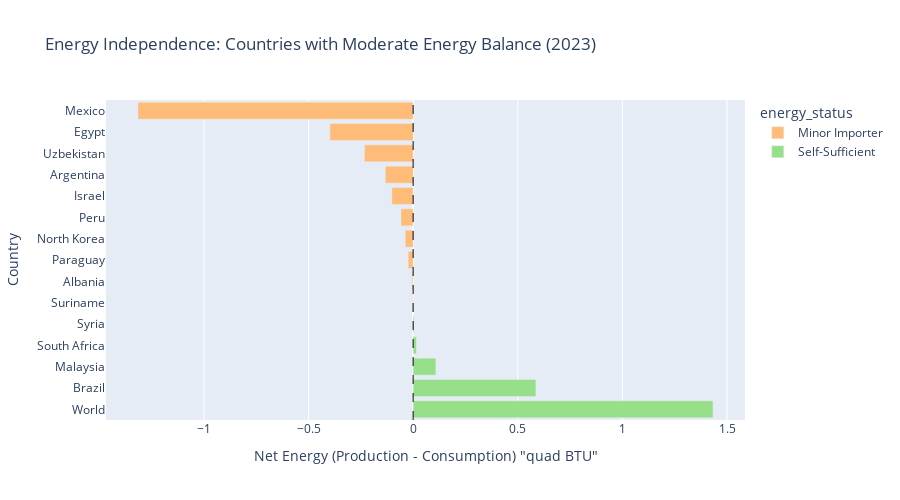

Write notebook code for a chart like this one.
### Code cell
# GRAPH 2: Countries with Moderate Energy Balance (Non-Extreme Cases)

moderate_countries = df[df['energy_status'].isin(['Self-Sufficient', 'Minor Importer'])]
moderate_countries = moderate_countries.sort_values('net_energy').head(15)

# Create the second graph - Moderate Energy Balance Countries
fig2 = px.bar(
    moderate_countries, 
    x='net_energy', 
    y='country',
    color='energy_status',
    color_discrete_map={
        'Self-Sufficient': '#98df8a',      # Light green
        'Minor Importer': '#ffbb78',       # Light orange
    },
    title=f'Energy Independence: Countries with Moderate Energy Balance ({df["year"].iloc[0]})',
    labels={'net_energy': 'Net Energy (Production - Consumption)', 'country': 'Country'},
    height=500
)

# Add a vertical line at x=0
fig2.add_vline(x=0, line_width=1, line_dash="dash", line_color="black")

# Improve layout
fig2.update_layout(
    xaxis_title='Net Energy (Production - Consumption) "quad BTU"',
    yaxis_title='Country',
    font=dict(size=12),
    xaxis=dict(showgrid=True),
    yaxis=dict(autorange="reversed")
)

fig2.show()

### Figure 1 — Plotly figure (JSON) as saved in the notebook; plotly's stock layout.template omitted (floating-point values rounded to 4 significant figures)
{"data": [{"alignmentgroup": "True", "hovertemplate": "energy_status=Minor Importer<br>Net Energy (Production - Consumption)=%{x}<br>Country=%{y}<extra></extra>", "legendgroup": "Minor Importer", "marker": {"color": "#ffbb78", "pattern": {"shape": ""}}, "name": "Minor Importer", "offsetgroup": "Minor Importer", "orientation": "h", "showlegend": true, "textposition": "auto", "type": "bar", "x": [-1.315, -0.3978, -0.2327, -0.1329, -0.1016, -0.05794, -0.0377, -0.02386, -0.004917, -0.003183], "xaxis": "x", "y": ["Mexico", "Egypt", "Uzbekistan", "Argentina", "Israel", "Peru", "North Korea", "Paraguay", "Albania", "Suriname"], "yaxis": "y"}, {"alignmentgroup": "True", "hovertemplate": "energy_status=Self-Sufficient<br>Net Energy (Production - Consumption)=%{x}<br>Country=%{y}<extra></extra>", "legendgroup": "Self-Sufficient", "marker": {"color": "#98df8a", "pattern": {"shape": ""}}, "name": "Self-Sufficient", "offsetgroup": "Self-Sufficient", "orientation": "h", "showlegend": true, "textposition": "auto", "type": "bar", "x": [0.004332, 0.01616, 0.1086, 0.5868, 1.433], "xaxis": "x", "y": ["Syria", "South Africa", "Malaysia", "Brazil", "World"], "yaxis": "y"}], "layout": {"barmode": "relative", "font": {"size": 12}, "height": 500, "legend": {"title": {"text": "energy_status"}, "tracegroupgap": 0}, "shapes": [{"line": {"color": "black", "dash": "dash", "width": 1}, "type": "line", "x0": 0, "x1": 0, "xref": "x", "y0": 0, "y1": 1, "yref": "y domain"}], "title": {"text": "Energy Independence: Countries with Moderate Energy Balance (2023)"}, "xaxis": {"anchor": "y", "domain": [0, 1], "showgrid": true, "title": {"text": "Net Energy (Production - Consumption) \"quad BTU\""}}, "yaxis": {"anchor": "x", "autorange": "reversed", "domain": [0, 1], "title": {"text": "Country"}}}}
